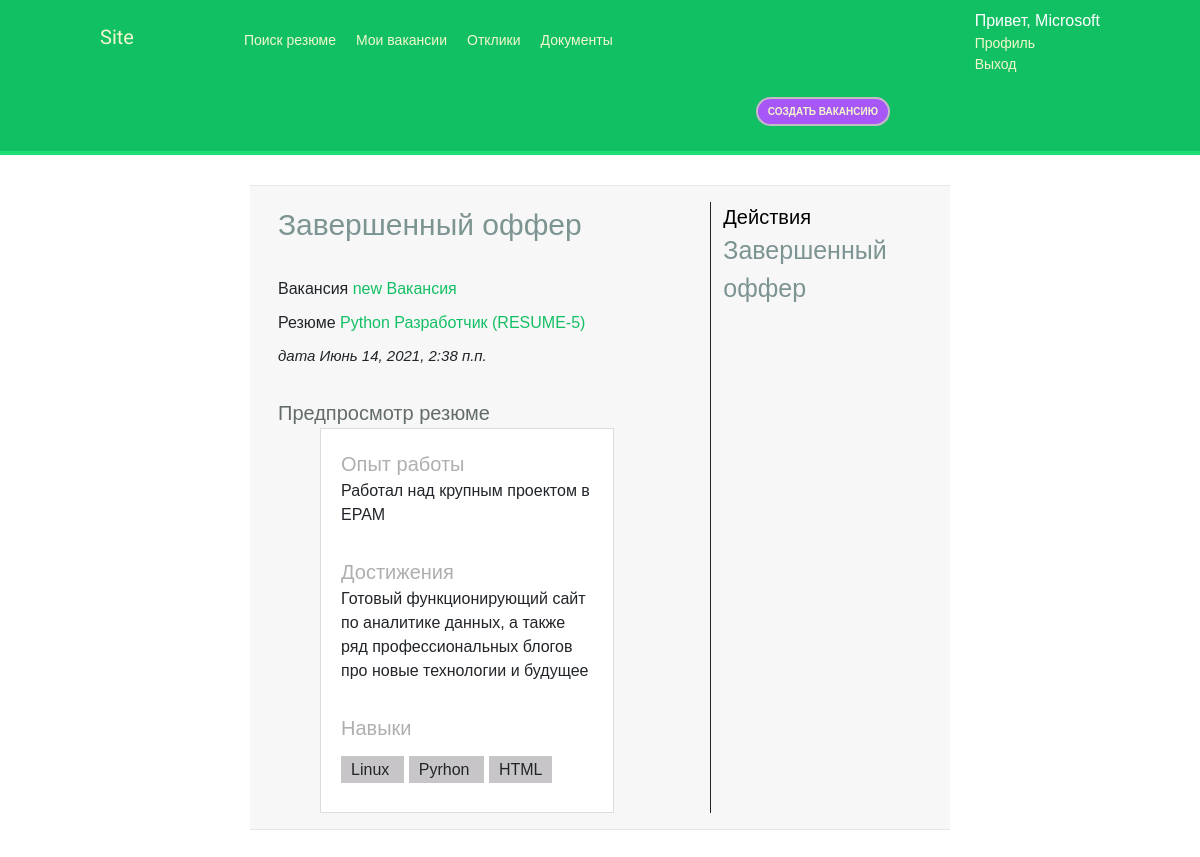
The app's page /company/response/6 (signed in) with its own data.
### main_site/models.py (models this page shows, shortened)
class CustomUser(AbstractUser):
	TYPE_OF_ROLE =(
			('student','Студент'),
			('company','Компания'),
			('admin','Админ')
		)
	role = models.CharField('Роль',max_length=50, choices=TYPE_OF_ROLE,default='student')
	class Meta:
		verbose_name = 'Пользователь'
		verbose_name_plural = 'Пользователи'

class Company(models.Model):
	user = models.OneToOneField(settings.AUTH_USER_MODEL,on_delete=models.CASCADE,related_name='companys', verbose_name='Пользователь')
	name = models.CharField('Название',max_length=200)
	address = models.CharField('Адрес',max_length=200)
	description = models.TextField('Описание')
	photo = models.ImageField('Фото',upload_to='img',blank=True)#upload_to
	phone = models.CharField('Телефон',max_length=12, default=' ')
	site_name = models.CharField('Сайт',max_length=200)
	class Meta:
		verbose_name = 'Профиль Компании'
		verbose_name_plural = 'Профили Компаний'

class Response(models.Model):
	STATUS_CHOICES = (
			(None,'Не установлен'),
			('student_response','Отклик студента'),
			('offer','Предложение'),
			('reject','Отказ'),
			('offer_completed','Завершенный оффер'),
		)
	resume = models.ForeignKey(Resume,on_delete=models.CASCADE,related_name='responses', verbose_name="Резюме")
	vacancy = models.ForeignKey(Vacancy,on_delete=models.CASCADE,related_name='responses', verbose_name="Вакансия")
	created_by = models.DateTimeField(auto_now_add=True)
	updated_by =  models.DateTimeField(auto_now=True)
	status = models.CharField('Статус',max_length=30,choices=STATUS_CHOICES, default='published')
	class Meta:
		verbose_name = 'Отклик'
		verbose_name_plural = 'Отклики'
		unique_together = ('resume', 'vacancy')

class Vacancy(models.Model):
	STATUS_CHOICES = (
			('blocked','Заблокированая'),
			('closed','Закрытая'),
			('published','Опубликованная'),
		)
	company = models.ForeignKey(Company,on_delete=models.CASCADE,related_name='vacancys', verbose_name="Компания")
	skills = models.ManyToManyField(Skill, related_name='vacancys',verbose_name="Навыки")
	name = models.CharField('Название',max_length=100)
	description = models.TextField('Описание')
	responsibilities = models.TextField('Обязанности') #обязанности
	requirements = models.TextField('Требования') #требования
	conditions = models.TextField('Условия') #условия
	created_by = models.DateTimeField(auto_now_add=True)
	updated_by =  models.DateTimeField(auto_now=True)
	status = models.CharField('Статус',max_length=10,choices=STATUS_CHOICES, default='published')
	class Meta:
		verbose_name = 'Вакансия'
		verbose_name_plural = 'Вакансии'

class Resume(models.Model):
	STATUS_CHOICES = (
			('blocked','Заблокированое'),
			('closed','Закрытое'),
			('published','Опубликованное'),
		)
	student = models.ForeignKey(Student,on_delete=models.CASCADE,related_name='resumes', verbose_name="Студент")
	skills = models.ManyToManyField(Skill,related_name='resumes', verbose_name="Навыки", blank=True)
	name = models.CharField('Название',max_length=100)
	experience = models.TextField('Опыт')
	responsibilities = models.TextField('Обязанности') #обязанности
	achievements = models.TextField('Достижения') #достижения
	about_self = models.TextField('О себе')
	created_by = models.DateTimeField(auto_now_add=True)
	updated_by =  models.DateTimeField(auto_now=True)
	status = models.CharField('Статус',max_length=20,choices=STATUS_CHOICES, default='published')
	class Meta:
		verbose_name = 'Резюме'
		verbose_name_plural = 'Резюме'

class Skill(models.Model):
	name = models.CharField('Название',max_length=100,unique=True)
	class Meta:
		verbose_name = 'Навык'
		verbose_name_plural = 'Навыки'

### main_site/views.py (the view)
# urls.py: path('company/response/<int:pk>',views.CompanyResponseDetailView.as_view() , name='company_response_detail'),
class CompanyResponseDetailView(LoginRequiredMixin,DetailView):
	model = Response
	template_name = 'main_site/response/company_response_detail.html'
	context_object_name = 'response'
	def get_object(self, queryset=None):
		pk = self.kwargs.get('pk')
		try:
			return Response.objects.filter(vacancy__company=self.request.user.companys).get(id=pk)
		except ObjectDoesNotExist:
			raise Http404('Ох, нет объекта;)')

### main_site/templates/main_site/response/company_response_detail.html (shortened to what this page needs)
{% extends 'base.html' %}
{% block content %}
	<div class="row mb p-3 profile-info-top" style="width: 70%; margin-left: 15%">
		<div class="col-8" style="border-right:1px solid">
			<div class="" style="margin-bottom: 30px">
				{% if response.status == 'offer' %}
					<span style="color: #a757f7;font-size: 30px; padding-right: 20px ">{{response.get_status_display}}</span>
					{% elif response.status == 'student_response' %}
						<span style="color: #40c7be;font-size: 30px; padding-right: 20px ">{{response.get_status_display}}</span>
					{% elif response.status == 'offer_completed' %}
					<span style="color: #7c9492;font-size: 30px; padding-right: 20px ">{{response.get_status_display}}</span>
					{% elif response.status == 'reject' %}
						<span style="color: #ff7575;font-size: 30px; padding-right: 20px ">{{response.get_status_display}}</span>
					{% endif %}
			</div>
			<div class="" style="margin-bottom: 10px">
				Вакансия <a href="{% url 'my_vacancy_detail' response.vacancy.id %}">{{response.vacancy.name}}</a>
			</div>
			<div class="" style="margin-bottom: 10px">
				Резюме <a href="{% url 'resume_detail' response.resume.id %}">{{response.resume.name}} (RESUME-{{response.resume.id}})</a>
			</div>
			<div class="" style="margin-bottom: 30px;font-size: 15px;">
				<i>дата {{response.updated_by}}</i>
			</div>
			<div style="font-size: 20px; color: #636b6b; padding-right: 20px ">Предпросмотр резюме</div>
			<div style="border:1px solid #d7dedd; width: 70%;margin-left: 10%;background-color: #fff">
				<div class="" style="margin-bottom: 30px;margin-left:20px; margin-top: 20px;margin-right: 20px">
					<span style="font-size: 20px; color: #b0aeb0; padding-right: 20px ">Опыт работы</span>
					<div style=" ">{{response.resume.experience}}</div>
				</div>
				<div class="" style="margin-bottom: 30px;margin-left:20px;margin-right: 20px">
					<span style="font-size: 20px; color: #b0aeb0; padding-right: 20px ">Достижения</span>
					<div style=" ">{{response.resume.achievements}}</div>
				</div>
				<div class="" style="margin-bottom: 30px;margin-left:20px;margin-right: 20px">
					<span style="font-size: 20px; color: #b0aeb0; padding-right: 20px ">Навыки</span>
					<div style="margin-top: 15px">
						{% for i in response.resume.skills.all %}
						<span style="padding: 5px 10px;margin-right: 5px; background: #c7c5c7;">
							{{i.name}}
						</span>
						{% endfor %}
					</div>
				</div>
			</div>
		</div>
		<div class="col-4">
			<div class="" style="margin-bottom: 30px">
				<div style="">
					<div style="font-size: 20px; color: #000; padding-right: 20px; ">
						Действия
					</div>
					{% if response.status == 'offer' %}
						<div style=" margin-bottom: 20px; margin-top: 10px">
							Вы можете сделать отказ от своего предложения кликнув по кнопке
						</div>
						<a href="{% url 'company_make_reject' response.id %}" class="button-mini" style="background-color: #f23558">Отказ</a>
						<div style=" margin-bottom: 20px; margin-top: 20px">
							Вы можете перевести {{response.get_status_display}} в статус завершенные кликнув по кнопке
						</div>
						<a href="{% url 'company_make_offer_completed' response.id %}" class="button-mini" style="background-color: #7c9492">Завершить оффер</a>
					{% elif response.status == 'offer_completed' %}
					<span style="color: #7c9492;font-size: 25px; padding-right: 20px ">{{response.get_status_display}}</span>
					{% elif response.status == 'reject' %}
						<div style=" margin-bottom: 20px; margin-top: 20px">
							Вы можете перевести {{response.get_status_display}} в статус Предложение кликнув по кнопке
						</div>
						<a href="{% url 'company_make_offer' response.id %}" class="button-mini" style="background-color: #a757f7">Сделать предложение</a>
					{% endif %}
				</div>
			</div>
		</div>
	</div>
{% endblock %}

### main_site/templates/main_site/base_header_company.html
<span class="logo">Site</span>
<ul class="menu" >
	<li {% if section == "resume_list" %} class="selected" {% endif %}>
		<a href="{% url 'resume_list' %}">Поиск резюме</a>
	</li>
	<li {% if section == "my_vacancy_list" %} class="selected" {% endif %}>
		<a href="{% url 'my_vacancy_list' %}">Мои вакансии</a>
	</li>
	<li {% if section == "company_response_list" %} class="selected" {% endif %}>
		<a href="{% url 'company_response_list' %}">Отклики</a>
	</li>
	<li {% if section == "document_list" %} class="selected" {% endif %}>
		<a href="{% url 'document_list' %}">Документы</a>
	</li>
</ul>
<span class="user">
	<div style="font-size: 16px">Привет, {{request.user.companys.name}}</div>
	<div {% if section == "profile" %} class="selected" {% endif %} style="list-style-type: none">
		<a href="{% url 'profile' %}">Профиль</a>
	</div>
	<a href="{% url 'logout' %}">Выход</a>
</span>
<div id="right">
	<span {% if section == "create_vacancy" %} class="selected-create" {% endif %} >
		<a href="{% url 'create_vacancy' %}">Создать вакансию</a>
	</span>
</div>

### main_site/static/css/base.css (style rules this page uses)
body { margin:0; padding:0; font-family:helvetica, sans-serif; }
a { color:#12c064; text-decoration:none; }
#header .logo { font-family: 'Muli', sans-serif; float:left; color:#f3f7cc; font-size:20px; margin-right:10%; margin-top:17px; }
#header ul.menu { list-style:none; float:left; margin:0; padding:0; }
#header ul.menu li { float:left; padding:25px 10px; }
#header div#right { float:right; margin-right: 200px; padding:25px 10px; }
#header div#right a,#header div#after-right a { background: #a757f7; border-radius:50px; border: 2px solid #bfbfbf; font-weight:bold; color:#f3f7cc; padding:7px 10px; font-size:10px; text-transform:uppercase; }
* { box-sizing: border-box; }
#header a { color:#f3f7cc; }
#header .user { float:right; padding-top:4px; }
.profile-info-top { border-top: 1px #e8e8e8 solid; border-bottom: 1px #e8e8e8 solid; background-color: #f7f7f7; }

### records on screen
CustomUser: user.companys.name "Microsoft"
Response: status "Завершенный оффер", vacancy.name "new Вакансия", resume.name "Python Разработчик", resume.id "5", updated_by "Июнь 14, 2021, 2:38 п.п.", resume.experience "Работал над крупным проектом в EPAM", resume.achievements "Готовый функционирующий сайт по аналитике данных, а также ряд профессиональных блогов про новые технологии и будущее"
Skill: name "Linux"
Skill: name "Pyrhon"
Skill: name "HTML"
